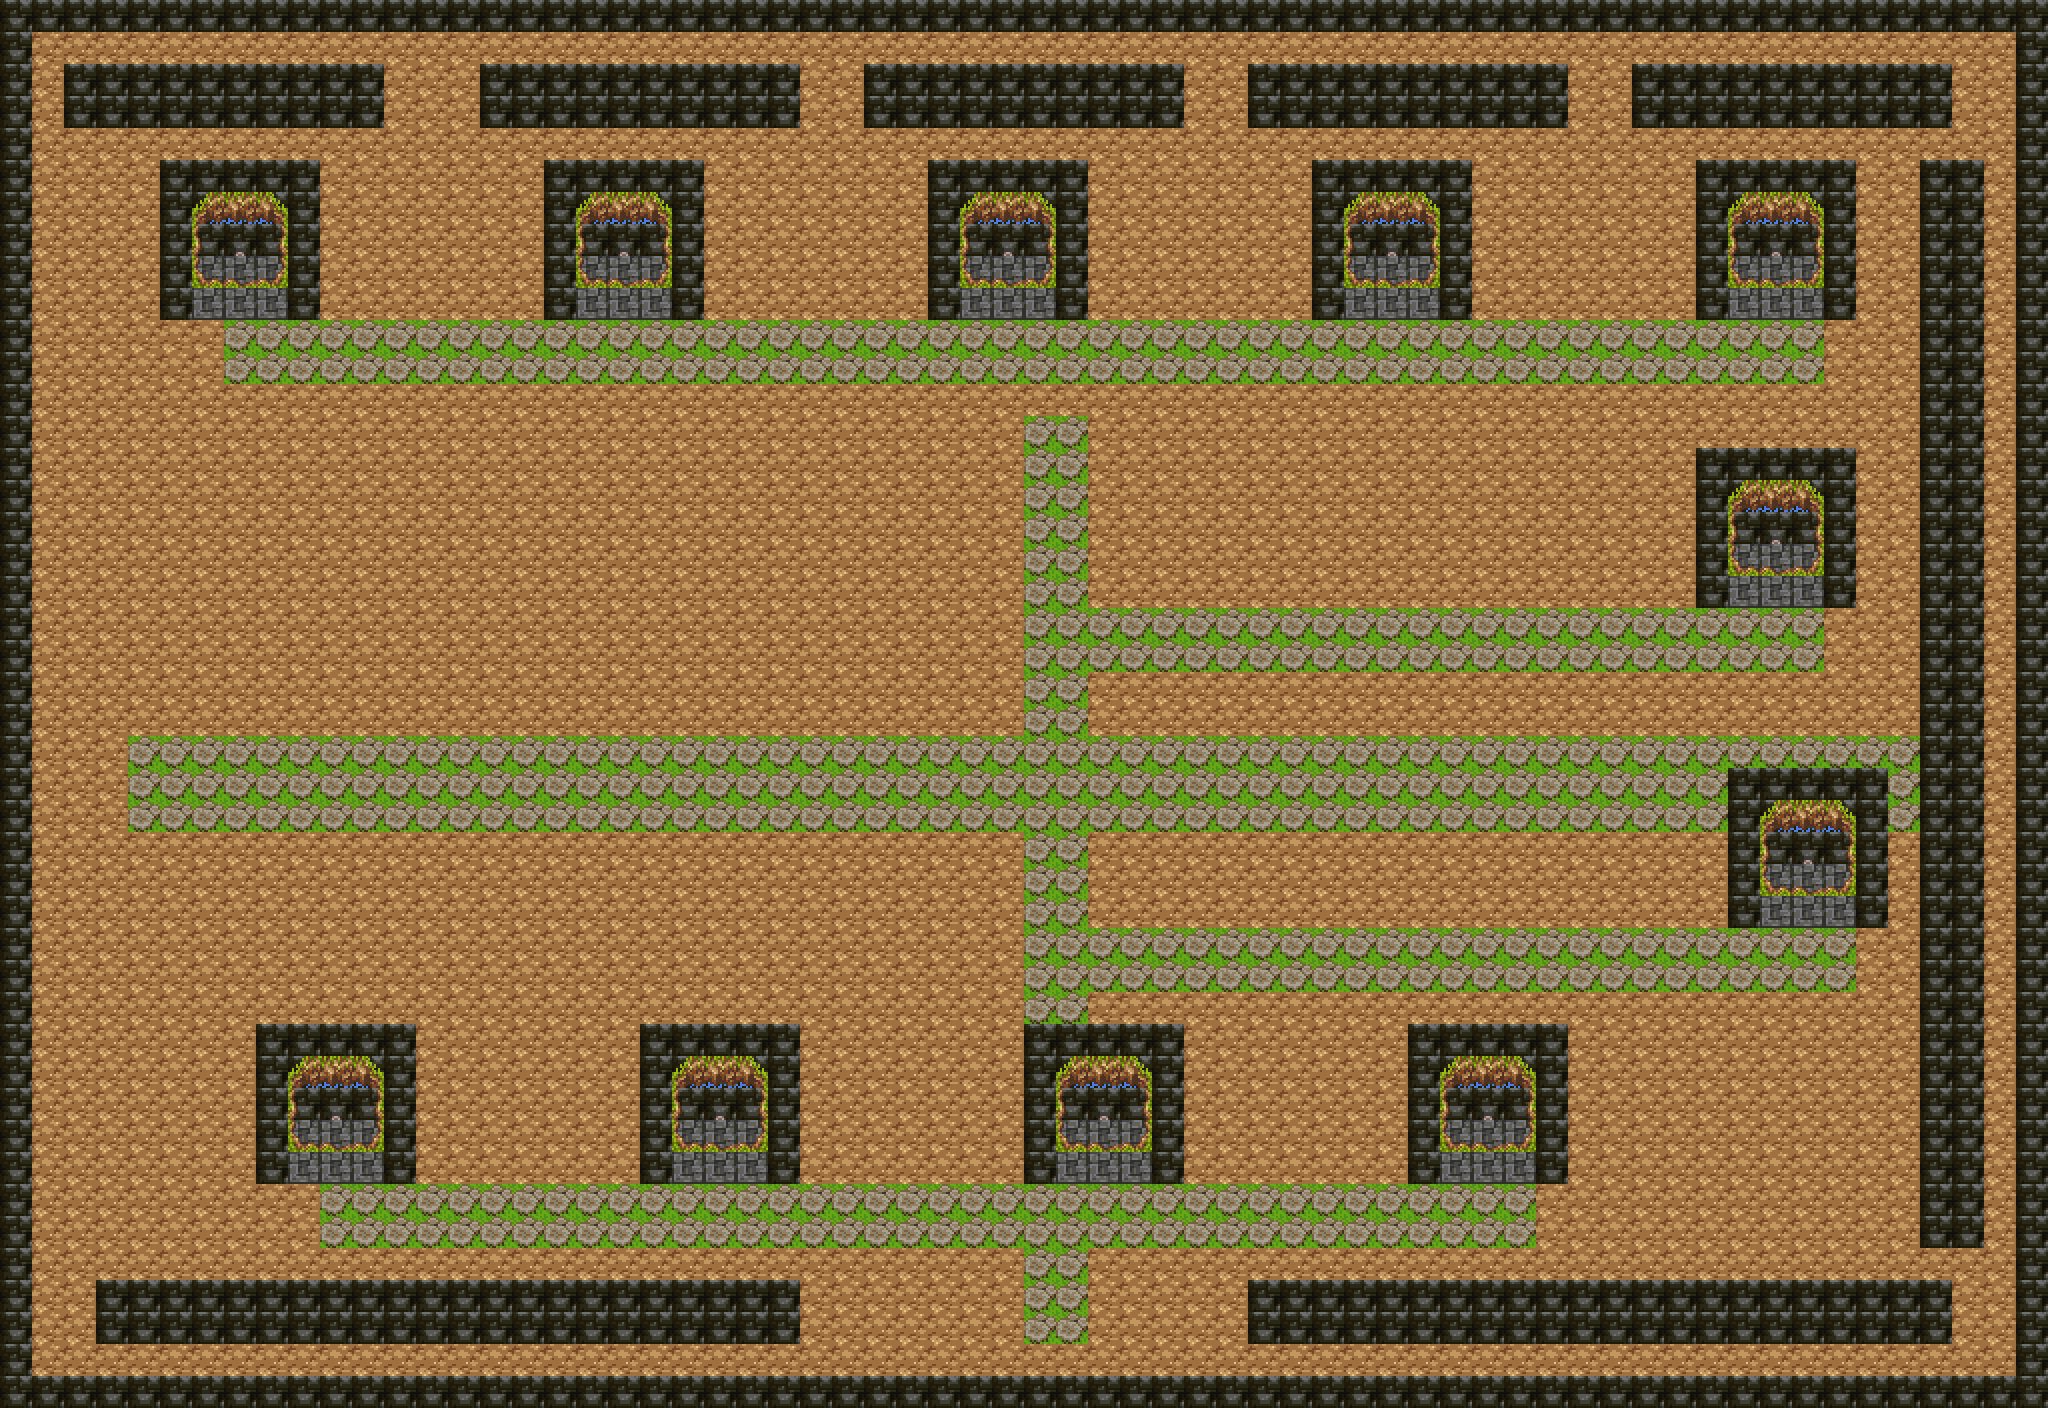

Rendered tile map (Tiled .tmx) drawn with the repository's tilesets; below, a short description and the map source with its tile grids summarised:
An orthogonal 64x44 tile map with 32x32 px tiles, 3 tile layers (floor, walls, details), 7 tilesets and 37 objects (13x Spawn, 12x Warp, 12x Static).

<map version="1.10" orientation="orthogonal" renderorder="right-down" width="64" height="44" tilewidth="32" tileheight="32" infinite="0" nextlayerid="8" nextobjectid="38">
 <properties>
  <property name="biome" value="Hills" />
  <property name="song" value="not-in-vain" />
  <property name="RegionName" value="Caves of Chaos: Entrance Ravine" />
 </properties>
 <tileset firstgid="1" source="../../../Tilesets/outdoors.tsx" />
 <tileset firstgid="501" source="../../../Tilesets/npc.tsx" />
 <tileset firstgid="1001" source="../../../Tilesets/dungeon.tsx" />
 <tileset firstgid="1501" source="../../../Tilesets/indoor.tsx" />
 <tileset firstgid="2001" source="../../../Tilesets/castle.tsx" />
 <tileset firstgid="2501" source="../../../Tilesets/overworld.tsx" />
 <tileset firstgid="3001" source="../../../Tilesets/biomes.tsx" />
 <layer id="1" name="floor" width="64" height="44">
  <data>[2816 cells, 2816 non-empty, 3 distinct tile ids]</data>
 </layer>
 <layer id="2" name="walls" width="64" height="44">
  <properties>
   <property name="Collideable" value="true" type="bool" />
  </properties>
  <data>[2816 cells, 677 non-empty, 1 distinct tile ids]</data>
 </layer>
 <layer id="3" name="details" width="64" height="44">
  <data>[2816 cells, 99 non-empty, 9 distinct tile ids]</data>
 </layer>
 <objectgroup id="7" name="objects">
  <properties>
   <property name="RenderRole" value="Objects" />
  </properties>
  <object id="1" name="start" class="Spawn" x="128" y="768" width="32" height="32">
   <properties>
    <property name="DefaultSpawn" value="true" type="bool" />
   </properties>
  </object>
  <object id="2" name="from-overworld" class="Spawn" x="128" y="768" width="32" height="32">
   <properties>
    <property name="DefaultSpawn" value="false" type="bool" />
   </properties>
  </object>
  <object id="3" name="Back to the Borderlands" class="Warp" x="64" y="800" width="32" height="32" gid="1014">
   <properties>
    <property name="WarpMap" value="map/borderlands/overworld" />
    <property name="SpawnId" value="from-caves" />
   </properties>
  </object>
  <object id="4" name="Ravine directory" class="Static" x="192" y="800" width="32" height="32" gid="1130">
   <properties>
    <property name="Text" value="CAVES OF CHAOS&#10;North ledge: A Kobolds, B Mephits, C Nothic, D Goblins, E Ogre.&#10;South ledge: F Hobgoblins, G Shunned Caves, H Bugbears, I Minotaur.&#10;East ledge: J Gnolls, K Shrine. West: wilderness and Keep." />
    <property name="Collideable" value="false" type="bool" />
   </properties>
  </object>
  <object id="5" name="A: Kobold Lair" class="Warp" x="224" y="288" width="32" height="32" gid="1014">
   <properties>
    <property name="WarpMap" value="map/borderlands/cave" />
    <property name="SpawnId" value="start" />
   </properties>
  </object>
  <object id="6" name="from-a" class="Spawn" x="224" y="320" width="32" height="32">
   <properties>
    <property name="DefaultSpawn" value="false" type="bool" />
   </properties>
  </object>
  <object id="7" name="A: Kobold Lair" class="Static" x="256" y="352" width="32" height="32" gid="1130">
   <properties>
    <property name="Text" value="A - Kobold Lair&#10;The warden asked you to clear the four kobolds inside." />
    <property name="Collideable" value="false" type="bool" />
   </properties>
  </object>
  <object id="8" name="B: Mephit Lair" class="Warp" x="608" y="288" width="32" height="32" gid="1014">
   <properties>
    <property name="WarpMap" value="map/borderlands/cave-b" />
    <property name="SpawnId" value="start" />
   </properties>
  </object>
  <object id="9" name="from-b" class="Spawn" x="608" y="320" width="32" height="32">
   <properties>
    <property name="DefaultSpawn" value="false" type="bool" />
   </properties>
  </object>
  <object id="10" name="B: Mephit Lair" class="Static" x="640" y="352" width="32" height="32" gid="1130">
   <properties>
    <property name="Text" value="B - Mephit Lair&#10;An explorable lair layout. Encounters and quests will be added in a later content pass." />
    <property name="Collideable" value="false" type="bool" />
   </properties>
  </object>
  <object id="11" name="C: Nothic Lair" class="Warp" x="992" y="288" width="32" height="32" gid="1014">
   <properties>
    <property name="WarpMap" value="map/borderlands/cave-c" />
    <property name="SpawnId" value="start" />
   </properties>
  </object>
  <object id="12" name="from-c" class="Spawn" x="992" y="320" width="32" height="32">
   <properties>
    <property name="DefaultSpawn" value="false" type="bool" />
   </properties>
  </object>
  <object id="13" name="C: Nothic Lair" class="Static" x="1024" y="352" width="32" height="32" gid="1130">
   <properties>
    <property name="Text" value="C - Nothic Lair&#10;An explorable lair layout. Encounters and quests will be added in a later content pass." />
    <property name="Collideable" value="false" type="bool" />
   </properties>
  </object>
  <object id="14" name="D: Goblin Lair" class="Warp" x="1376" y="288" width="32" height="32" gid="1014">
   <properties>
    <property name="WarpMap" value="map/borderlands/cave-d" />
    <property name="SpawnId" value="start" />
   </properties>
  </object>
  <object id="15" name="from-d" class="Spawn" x="1376" y="320" width="32" height="32">
   <properties>
    <property name="DefaultSpawn" value="false" type="bool" />
   </properties>
  </object>
  <object id="16" name="D: Goblin Lair" class="Static" x="1408" y="352" width="32" height="32" gid="1130">
   <properties>
    <property name="Text" value="D - Goblin Lair&#10;An explorable lair layout. Encounters and quests will be added in a later content pass." />
    <property name="Collideable" value="false" type="bool" />
   </properties>
  </object>
  <object id="17" name="E: Ogre Lair" class="Warp" x="1760" y="288" width="32" height="32" gid="1014">
   <properties>
    <property name="WarpMap" value="map/borderlands/cave-e" />
    <property name="SpawnId" value="start" />
   </properties>
  </object>
  <object id="18" name="from-e" class="Spawn" x="1760" y="320" width="32" height="32">
   <properties>
    <property name="DefaultSpawn" value="false" type="bool" />
   </properties>
  </object>
  <object id="19" name="E: Ogre Lair" class="Static" x="1792" y="352" width="32" height="32" gid="1130">
   <properties>
    <property name="Text" value="E - Ogre Lair&#10;An explorable lair layout. Encounters and quests will be added in a later content pass." />
    <property name="Collideable" value="false" type="bool" />
   </properties>
  </object>
  <object id="20" name="F: Hobgoblin Lair" class="Warp" x="320" y="1152" width="32" height="32" gid="1014">
   <properties>
    <property name="WarpMap" value="map/borderlands/cave-f" />
    <property name="SpawnId" value="start" />
   </properties>
  </object>
  <object id="21" name="from-f" class="Spawn" x="320" y="1184" width="32" height="32">
   <properties>
    <property name="DefaultSpawn" value="false" type="bool" />
   </properties>
  </object>
  <object id="22" name="F: Hobgoblin Lair" class="Static" x="352" y="1216" width="32" height="32" gid="1130">
   <properties>
    <property name="Text" value="F - Hobgoblin Lair&#10;An explorable lair layout. Encounters and quests will be added in a later content pass." />
    <property name="Collideable" value="false" type="bool" />
   </properties>
  </object>
  <object id="23" name="G: Shunned Caves" class="Warp" x="704" y="1152" width="32" height="32" gid="1014">
   <properties>
    <property name="WarpMap" value="map/borderlands/cave-g" />
    <property name="SpawnId" value="start" />
   </properties>
  </object>
  </objectgroup>
</map>
<!-- 14 of 37 objects omitted -->
